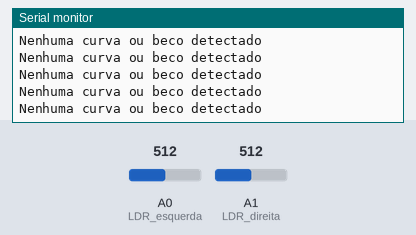
A sketch run on a simulated Arduino Uno, built with avr-gcc and run on an emulated ATmega328P. Shown: the last lines printed to the serial monitor. The test bench sets the inputs (shaded band); at power-on: A0 (LDR_esquerda) = 512, A1 (LDR_direita) = 512.

Above: at 1.2 s.
1.3 s: A0 (LDR_esquerda) set to 53
2.8 s: A0 (LDR_esquerda) set to 46
At 2.82 s:
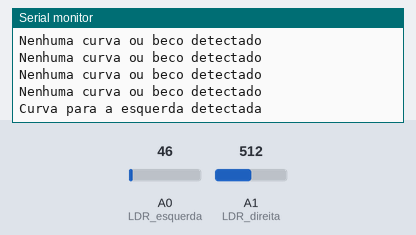
4.7 s: A1 (LDR_direita) set to 55
At 4.73 s:
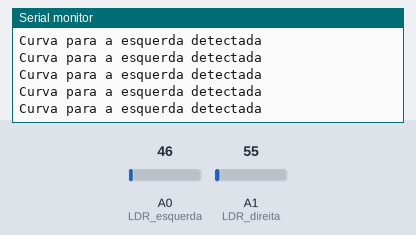
6.2 s: A1 (LDR_direita) set to 45
At 6.24 s:
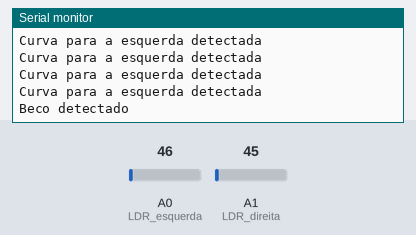

The sketch:

flagsGreen.ino
```cpp
// Sensores
#define LDR_esquerda A0
#define LDR_direita A1

enum class Flags_verde {
  curvaDireita,
  curvaEsquerda,
  beco,
  nenhum
};

Flags_verde flags = Flags_verde::nenhum;

//Calibração
int verde = 50;

void setup() {
  Serial.begin(9600);
}

void loop() {
  int valor_LDR_esquerda = analogRead(LDR_esquerda);
  int valor_LDR_direita = analogRead(LDR_direita);

  if (valor_LDR_esquerda < verde && valor_LDR_direita < verde) {
    flags = Flags_verde::beco;
  } else if (valor_LDR_direita < verde) {
    flags = Flags_verde::curvaDireita;
  } else if (valor_LDR_esquerda < verde) {
    flags = Flags_verde::curvaEsquerda;
  } else {
    flags = Flags_verde::nenhum;
  }

  //Flags de curva
  switch(flags) {
    case Flags_verde::curvaDireita:
      Serial.println("Curva para a direita detectada");
      break;

    case Flags_verde::curvaEsquerda:
      Serial.println("Curva para a esquerda detectada");
      break;

    case Flags_verde::beco:
      Serial.println("Beco detectado");
      break;

    case Flags_verde::nenhum:
      Serial.println("Nenhuma curva ou beco detectado");
      break;
  }
  delay(100);
}
```

Measured:
- the behaviour switches between 50 and 49 on A0 (LDR_esquerda) (found by bisection; images 0 and 1)
- the behaviour switches between 50 and 49 on A1 (LDR_direita) (found by bisection; images 2 and 3)
- after the input at 2.8 s, the serial monitor: prints a new line at once (image 1)
- after the input at 6.2 s, the serial monitor: prints a new line at once (image 3)
